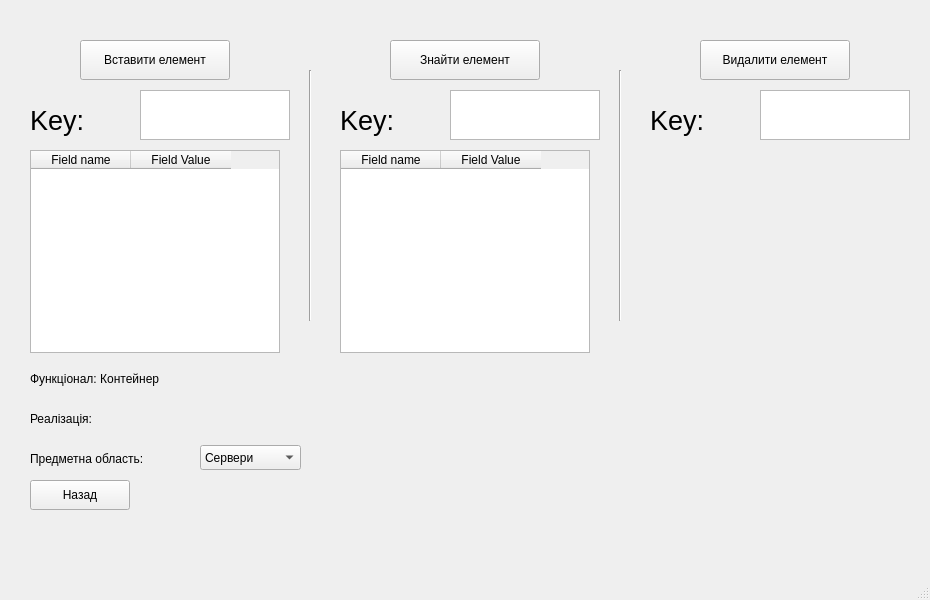
<?xml version="1.0" encoding="UTF-8"?>
<ui version="4.0">
 <class>PerformContainerWindow</class>
 <widget class="QMainWindow" name="PerformContainerWindow">
  <property name="geometry">
   <rect>
    <x>0</x>
    <y>0</y>
    <width>930</width>
    <height>600</height>
   </rect>
  </property>
  <property name="windowTitle">
   <string>MainWindow</string>
  </property>
  <widget class="QWidget" name="centralwidget">
   <widget class="QTableWidget" name="insertElement">
    <property name="geometry">
     <rect>
      <x>30</x>
      <y>150</y>
      <width>250</width>
      <height>203</height>
     </rect>
    </property>
    <column>
     <property name="text">
      <string>Field name</string>
     </property>
    </column>
    <column>
     <property name="text">
      <string>Field Value</string>
     </property>
    </column>
   </widget>
   <widget class="QTableWidget" name="findElement">
    <property name="geometry">
     <rect>
      <x>340</x>
      <y>150</y>
      <width>250</width>
      <height>203</height>
     </rect>
    </property>
    <column>
     <property name="text">
      <string>Field name</string>
     </property>
    </column>
    <column>
     <property name="text">
      <string>Field Value</string>
     </property>
    </column>
   </widget>
   <widget class="QLabel" name="contextLabel">
    <property name="geometry">
     <rect>
      <x>30</x>
      <y>450</y>
      <width>151</width>
      <height>17</height>
     </rect>
    </property>
    <property name="text">
     <string>Предметна область:</string>
    </property>
   </widget>
   <widget class="QComboBox" name="contentBox">
    <property name="geometry">
     <rect>
      <x>200</x>
      <y>445</y>
      <width>101</width>
      <height>25</height>
     </rect>
    </property>
    <item>
     <property name="text">
      <string>Сервери</string>
     </property>
    </item>
    <item>
     <property name="text">
      <string>Дата і час</string>
     </property>
    </item>
   </widget>
   <widget class="Line" name="line_2">
    <property name="geometry">
     <rect>
      <x>610</x>
      <y>70</y>
      <width>20</width>
      <height>251</height>
     </rect>
    </property>
    <property name="orientation">
     <enum>Qt::Vertical</enum>
    </property>
   </widget>
   <widget class="QPushButton" name="backButton">
    <property name="geometry">
     <rect>
      <x>30</x>
      <y>480</y>
      <width>100</width>
      <height>30</height>
     </rect>
    </property>
    <property name="text">
     <string>Назад</string>
    </property>
   </widget>
   <widget class="QPushButton" name="deleteButton">
    <property name="geometry">
     <rect>
      <x>700</x>
      <y>40</y>
      <width>150</width>
      <height>40</height>
     </rect>
    </property>
    <property name="text">
     <string>Видалити елемент</string>
    </property>
   </widget>
   <widget class="Line" name="line">
    <property name="geometry">
     <rect>
      <x>300</x>
      <y>70</y>
      <width>20</width>
      <height>251</height>
     </rect>
    </property>
    <property name="orientation">
     <enum>Qt::Vertical</enum>
    </property>
   </widget>
   <widget class="QPushButton" name="findButton">
    <property name="geometry">
     <rect>
      <x>390</x>
      <y>40</y>
      <width>150</width>
      <height>40</height>
     </rect>
    </property>
    <property name="text">
     <string>Знайти елемент</string>
    </property>
   </widget>
   <widget class="QLabel" name="foundIndicator">
    <property name="geometry">
     <rect>
      <x>430</x>
      <y>330</y>
      <width>67</width>
      <height>17</height>
     </rect>
    </property>
    <property name="text">
     <string/>
    </property>
   </widget>
   <widget class="QPushButton" name="insertButton">
    <property name="geometry">
     <rect>
      <x>80</x>
      <y>40</y>
      <width>150</width>
      <height>40</height>
     </rect>
    </property>
    <property name="text">
     <string>Вставити елемент</string>
    </property>
   </widget>
   <widget class="QLabel" name="realisationLabel">
    <property name="geometry">
     <rect>
      <x>30</x>
      <y>410</y>
      <width>171</width>
      <height>17</height>
     </rect>
    </property>
    <property name="text">
     <string>Реалізація:</string>
    </property>
   </widget>
   <widget class="QLabel" name="functionalLlabel">
    <property name="geometry">
     <rect>
      <x>30</x>
      <y>370</y>
      <width>171</width>
      <height>17</height>
     </rect>
    </property>
    <property name="text">
     <string>Функціонал: Контейнер</string>
    </property>
   </widget>
   <widget class="QLabel" name="label">
    <property name="geometry">
     <rect>
      <x>30</x>
      <y>100</y>
      <width>100</width>
      <height>40</height>
     </rect>
    </property>
    <property name="font">
     <font>
      <pointsize>20</pointsize>
     </font>
    </property>
    <property name="text">
     <string>Key:</string>
    </property>
   </widget>
   <widget class="QTextEdit" name="insertKey">
    <property name="geometry">
     <rect>
      <x>140</x>
      <y>90</y>
      <width>150</width>
      <height>50</height>
     </rect>
    </property>
   </widget>
   <widget class="QTextEdit" name="findKey">
    <property name="geometry">
     <rect>
      <x>450</x>
      <y>90</y>
      <width>150</width>
      <height>50</height>
     </rect>
    </property>
   </widget>
   <widget class="QLabel" name="label_2">
    <property name="geometry">
     <rect>
      <x>340</x>
      <y>100</y>
      <width>100</width>
      <height>40</height>
     </rect>
    </property>
    <property name="font">
     <font>
      <pointsize>20</pointsize>
     </font>
    </property>
    <property name="text">
     <string>Key:</string>
    </property>
   </widget>
   <widget class="QTextEdit" name="deleteKey">
    <property name="geometry">
     <rect>
      <x>760</x>
      <y>90</y>
      <width>150</width>
      <height>50</height>
     </rect>
    </property>
   </widget>
   <widget class="QLabel" name="label_3">
    <property name="geometry">
     <rect>
      <x>650</x>
      <y>100</y>
      <width>100</width>
      <height>40</height>
     </rect>
    </property>
    <property name="font">
     <font>
      <pointsize>20</pointsize>
     </font>
    </property>
    <property name="text">
     <string>Key:</string>
    </property>
   </widget>
  </widget>
  <widget class="QMenuBar" name="menubar">
   <property name="geometry">
    <rect>
     <x>0</x>
     <y>0</y>
     <width>930</width>
     <height>22</height>
    </rect>
   </property>
  </widget>
  <widget class="QStatusBar" name="statusbar"/>
 </widget>
 <resources/>
 <connections/>
</ui>
